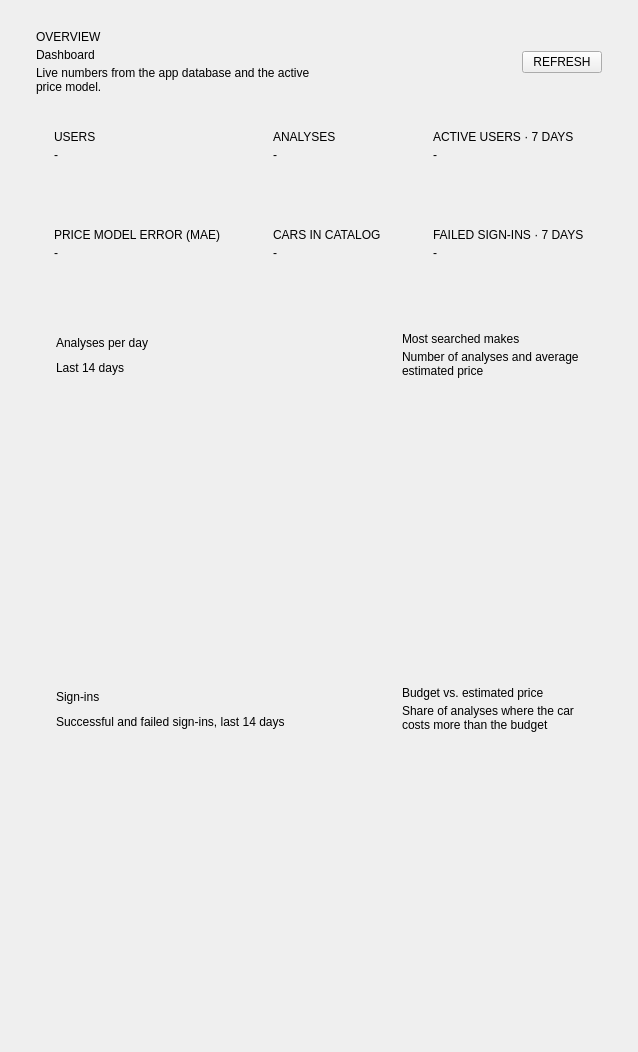
          <widget class="QWidget" name="scrollAreaDashboardContents">
           <layout class="QVBoxLayout" name="verticalLayoutDashboard">
            <property name="spacing"><number>20</number></property>
            <property name="leftMargin"><number>36</number></property>
            <property name="topMargin"><number>30</number></property>
            <property name="rightMargin"><number>36</number></property>
            <property name="bottomMargin"><number>30</number></property>
            <item>
             <layout class="QHBoxLayout" name="horizontalLayoutDashboardHeader">
              <property name="spacing"><number>10</number></property>
              <property name="leftMargin"><number>0</number></property>
              <property name="topMargin"><number>0</number></property>
              <property name="rightMargin"><number>0</number></property>
              <property name="bottomMargin"><number>0</number></property>
              <item>
               <layout class="QVBoxLayout" name="verticalLayoutDashboardHeader">
                <property name="spacing"><number>4</number></property>
                <property name="leftMargin"><number>0</number></property>
                <property name="topMargin"><number>0</number></property>
                <property name="rightMargin"><number>0</number></property>
                <property name="bottomMargin"><number>0</number></property>
                <item>
                 <widget class="QLabel" name="labelDashboardEyebrow">
                  <property name="text"><string>OVERVIEW</string></property>
                  <property name="role" stdset="0"><string>eyebrow</string></property>
                 </widget>
                </item>
                <item>
                 <widget class="QLabel" name="labelDashboardTitle">
                  <property name="text"><string>Dashboard</string></property>
                  <property name="role" stdset="0"><string>title</string></property>
                 </widget>
                </item>
                <item>
                 <widget class="QLabel" name="labelDashboardLead">
                  <property name="text"><string>Live numbers from the app database and the active price model.</string></property>
                  <property name="role" stdset="0"><string>muted</string></property>
                  <property name="wordWrap"><bool>true</bool></property>
                 </widget>
                </item>
               </layout>
              </item>
              <item>
               <spacer name="spacer14">
                <property name="orientation"><enum>Qt::Orientation::Horizontal</enum></property>
                <property name="sizeHint" stdset="0"><size><width>20</width><height>20</height></size></property>
               </spacer>
              </item>
              <item>
               <widget class="QLabel" name="labelDashboardUpdated">
                <property name="text"><string></string></property>
                <property name="role" stdset="0"><string>muted</string></property>
               </widget>
              </item>
              <item>
               <widget class="QPushButton" name="pushButtonDashboardRefresh">
                <property name="text"><string>REFRESH</string></property>
                <property name="variant" stdset="0"><string>ghost</string></property>
                <property name="cursor"><cursorShape>PointingHandCursor</cursorShape></property>
                <property name="size" stdset="0"><string>small</string></property>
               </widget>
              </item>
             </layout>
            </item>
            <item>
             <layout class="QGridLayout" name="gridLayoutKpis">
              <property name="spacing"><number>16</number></property>
              <property name="leftMargin"><number>0</number></property>
              <property name="topMargin"><number>0</number></property>
              <property name="rightMargin"><number>0</number></property>
              <property name="bottomMargin"><number>0</number></property>
              <item row="0" column="0">
               <widget class="QFrame" name="frameKpi1">
                <property name="kpi" stdset="0"><string>true</string></property>
                <property name="accent" stdset="0"><string>true</string></property>
                <layout class="QVBoxLayout" name="verticalLayoutKpi1">
                 <property name="spacing"><number>4</number></property>
                 <property name="leftMargin"><number>18</number></property>
                 <property name="topMargin"><number>16</number></property>
                 <property name="rightMargin"><number>18</number></property>
                 <property name="bottomMargin"><number>16</number></property>
                 <item>
                  <widget class="QLabel" name="labelKpi1Label">
                   <property name="text"><string>USERS</string></property>
                   <property name="role" stdset="0"><string>statLabel</string></property>
                  </widget>
                 </item>
                 <item>
                  <widget class="QLabel" name="labelKpi1Value">
                   <property name="text"><string>-</string></property>
                   <property name="role" stdset="0"><string>statValue</string></property>
                  </widget>
                 </item>
                 <item>
                  <widget class="QLabel" name="labelKpi1Note">
                   <property name="text"><string></string></property>
                   <property name="role" stdset="0"><string>kpiNote</string></property>
                   <property name="wordWrap"><bool>true</bool></property>
                  </widget>
                 </item>
                </layout>
               </widget>
              </item>
              <item row="0" column="1">
               <widget class="QFrame" name="frameKpi2">
                <property name="kpi" stdset="0"><string>true</string></property>
                <property name="accent" stdset="0"><string>true</string></property>
                <layout class="QVBoxLayout" name="verticalLayoutKpi2">
                 <property name="spacing"><number>4</number></property>
                 <property name="leftMargin"><number>18</number></property>
                 <property name="topMargin"><number>16</number></property>
                 <property name="rightMargin"><number>18</number></property>
                 <property name="bottomMargin"><number>16</number></property>
                 <item>
                  <widget class="QLabel" name="labelKpi2Label">
                   <property name="text"><string>ANALYSES</string></property>
                   <property name="role" stdset="0"><string>statLabel</string></property>
                  </widget>
                 </item>
                 <item>
                  <widget class="QLabel" name="labelKpi2Value">
                   <property name="text"><string>-</string></property>
                   <property name="role" stdset="0"><string>statValue</string></property>
                  </widget>
                 </item>
                 <item>
                  <widget class="QLabel" name="labelKpi2Note">
                   <property name="text"><string></string></property>
                   <property name="role" stdset="0"><string>kpiNote</string></property>
                   <property name="wordWrap"><bool>true</bool></property>
                  </widget>
                 </item>
                </layout>
               </widget>
              </item>
              <item row="0" column="2">
               <widget class="QFrame" name="frameKpi3">
                <property name="kpi" stdset="0"><string>true</string></property>
                <layout class="QVBoxLayout" name="verticalLayoutKpi3">
                 <property name="spacing"><number>4</number></property>
                 <property name="leftMargin"><number>18</number></property>
                 <property name="topMargin"><number>16</number></property>
                 <property name="rightMargin"><number>18</number></property>
                 <property name="bottomMargin"><number>16</number></property>
                 <item>
                  <widget class="QLabel" name="labelKpi3Label">
                   <property name="text"><string>ACTIVE USERS · 7 DAYS</string></property>
                   <property name="role" stdset="0"><string>statLabel</string></property>
                  </widget>
                 </item>
                 <item>
                  <widget class="QLabel" name="labelKpi3Value">
                   <property name="text"><string>-</string></property>
                   <property name="role" stdset="0"><string>statValue</string></property>
                  </widget>
                 </item>
                 <item>
                  <widget class="QLabel" name="labelKpi3Note">
                   <property name="text"><string></string></property>
                   <property name="role" stdset="0"><string>kpiNote</string></property>
                   <property name="wordWrap"><bool>true</bool></property>
                  </widget>
                 </item>
                </layout>
               </widget>
              </item>
              <item row="1" column="0">
               <widget class="QFrame" name="frameKpi4">
                <property name="kpi" stdset="0"><string>true</string></property>
                <layout class="QVBoxLayout" name="verticalLayoutKpi4">
                 <property name="spacing"><number>4</number></property>
                 <property name="leftMargin"><number>18</number></property>
                 <property name="topMargin"><number>16</number></property>
                 <property name="rightMargin"><number>18</number></property>
                 <property name="bottomMargin"><number>16</number></property>
                 <item>
                  <widget class="QLabel" name="labelKpi4Label">
                   <property name="text"><string>PRICE MODEL ERROR (MAE)</string></property>
                   <property name="role" stdset="0"><string>statLabel</string></property>
                  </widget>
                 </item>
                 <item>
                  <widget class="QLabel" name="labelKpi4Value">
                   <property name="text"><string>-</string></property>
                   <property name="role" stdset="0"><string>statValue</string></property>
                  </widget>
                 </item>
                 <item>
                  <widget class="QLabel" name="labelKpi4Note">
                   <property name="text"><string></string></property>
                   <property name="role" stdset="0"><string>kpiNote</string></property>
                   <property name="wordWrap"><bool>true</bool></property>
                  </widget>
                 </item>
                </layout>
               </widget>
              </item>
              <item row="1" column="1">
               <widget class="QFrame" name="frameKpi5">
                <property name="kpi" stdset="0"><string>true</string></property>
                <layout class="QVBoxLayout" name="verticalLayoutKpi5">
                 <property name="spacing"><number>4</number></property>
                 <property name="leftMargin"><number>18</number></property>
                 <property name="topMargin"><number>16</number></property>
                 <property name="rightMargin"><number>18</number></property>
                 <property name="bottomMargin"><number>16</number></property>
                 <item>
                  <widget class="QLabel" name="labelKpi5Label">
                   <property name="text"><string>CARS IN CATALOG</string></property>
                   <property name="role" stdset="0"><string>statLabel</string></property>
                  </widget>
                 </item>
                 <item>
                  <widget class="QLabel" name="labelKpi5Value">
                   <property name="text"><string>-</string></property>
                   <property name="role" stdset="0"><string>statValue</string></property>
                  </widget>
                 </item>
                 <item>
                  <widget class="QLabel" name="labelKpi5Note">
                   <property name="text"><string></string></property>
                   <property name="role" stdset="0"><string>kpiNote</string></property>
                   <property name="wordWrap"><bool>true</bool></property>
                  </widget>
                 </item>
                </layout>
               </widget>
              </item>
              <item row="1" column="2">
               <widget class="QFrame" name="frameKpi6">
                <property name="kpi" stdset="0"><string>true</string></property>
                <layout class="QVBoxLayout" name="verticalLayoutKpi6">
                 <property name="spacing"><number>4</number></property>
                 <property name="leftMargin"><number>18</number></property>
                 <property name="topMargin"><number>16</number></property>
                 <property name="rightMargin"><number>18</number></property>
                 <property name="bottomMargin"><number>16</number></property>
                 <item>
                  <widget class="QLabel" name="labelKpi6Label">
                   <property name="text"><string>FAILED SIGN-INS · 7 DAYS</string></property>
                   <property name="role" stdset="0"><string>statLabel</string></property>
                  </widget>
                 </item>
                 <item>
                  <widget class="QLabel" name="labelKpi6Value">
                   <property name="text"><string>-</string></property>
                   <property name="role" stdset="0"><string>statValue</string></property>
                  </widget>
                 </item>
                 <item>
                  <widget class="QLabel" name="labelKpi6Note">
                   <property name="text"><string></string></property>
                   <property name="role" stdset="0"><string>kpiNote</string></property>
                   <property name="wordWrap"><bool>true</bool></property>
                  </widget>
                 </item>
                </layout>
               </widget>
              </item>
             </layout>
            </item>
            <item>
             <layout class="QHBoxLayout" name="horizontalLayoutDashCharts1" stretch="3,2">
              <property name="spacing"><number>16</number></property>
              <property name="leftMargin"><number>0</number></property>
              <property name="topMargin"><number>0</number></property>
              <property name="rightMargin"><number>0</number></property>
              <property name="bottomMargin"><number>0</number></property>
              <item>
               <widget class="QFrame" name="frameChartSearches">
                <property name="card" stdset="0"><string>true</string></property>
                <layout class="QVBoxLayout" name="verticalLayoutChartSearches">
                 <property name="spacing"><number>4</number></property>
                 <property name="leftMargin"><number>20</number></property>
                 <property name="topMargin"><number>18</number></property>
                 <property name="rightMargin"><number>20</number></property>
                 <property name="bottomMargin"><number>16</number></property>
                 <item>
                  <widget class="QLabel" name="labelChartSearchesTitle">
                   <property name="text"><string>Analyses per day</string></property>
                   <property name="role" stdset="0"><string>cardTitle</string></property>
                  </widget>
                 </item>
                 <item>
                  <widget class="QLabel" name="labelChartSearchesNote">
                   <property name="text"><string>Last 14 days</string></property>
                   <property name="role" stdset="0"><string>muted</string></property>
                   <property name="wordWrap"><bool>true</bool></property>
                  </widget>
                 </item>
                 <item>
                  <widget class="QWidget" name="widgetChartSearchesPlot">
                   <property name="minimumSize"><size><width>0</width><height>250</height></size></property>
                   <layout class="QVBoxLayout" name="verticalLayoutChartSearchesPlot">
                    <property name="spacing"><number>0</number></property>
                    <property name="leftMargin"><number>0</number></property>
                    <property name="topMargin"><number>0</number></property>
                    <property name="rightMargin"><number>0</number></property>
                    <property name="bottomMargin"><number>0</number></property>
                   </layout>
                  </widget>
                 </item>
                </layout>
               </widget>
              </item>
              <item>
               <widget class="QFrame" name="frameChartMakes">
                <property name="card" stdset="0"><string>true</string></property>
                <layout class="QVBoxLayout" name="verticalLayoutChartMakes">
                 <property name="spacing"><number>4</number></property>
                 <property name="leftMargin"><number>20</number></property>
                 <property name="topMargin"><number>18</number></property>
                 <property name="rightMargin"><number>20</number></property>
                 <property name="bottomMargin"><number>16</number></property>
                 <item>
                  <widget class="QLabel" name="labelChartMakesTitle">
                   <property name="text"><string>Most searched makes</string></property>
                   <property name="role" stdset="0"><string>cardTitle</string></property>
                  </widget>
                 </item>
                 <item>
                  <widget class="QLabel" name="labelChartMakesNote">
                   <property name="text"><string>Number of analyses and average estimated price</string></property>
                   <property name="role" stdset="0"><string>muted</string></property>
                   <property name="wordWrap"><bool>true</bool></property>
                  </widget>
                 </item>
                 <item>
                  <widget class="QWidget" name="widgetChartMakesPlot">
                   <property name="minimumSize"><size><width>0</width><height>250</height></size></property>
                   <layout class="QVBoxLayout" name="verticalLayoutChartMakesPlot">
                    <property name="spacing"><number>0</number></property>
                    <property name="leftMargin"><number>0</number></property>
                    <property name="topMargin"><number>0</number></property>
                    <property name="rightMargin"><number>0</number></property>
                    <property name="bottomMargin"><number>0</number></property>
                   </layout>
                  </widget>
                 </item>
                </layout>
               </widget>
              </item>
             </layout>
            </item>
            <item>
             <layout class="QHBoxLayout" name="horizontalLayoutDashCharts2" stretch="3,2">
              <property name="spacing"><number>16</number></property>
              <property name="leftMargin"><number>0</number></property>
              <property name="topMargin"><number>0</number></property>
              <property name="rightMargin"><number>0</number></property>
              <property name="bottomMargin"><number>0</number></property>
              <item>
               <widget class="QFrame" name="frameChartLogins">
                <property name="card" stdset="0"><string>true</string></property>
                <layout class="QVBoxLayout" name="verticalLayoutChartLogins">
                 <property name="spacing"><number>4</number></property>
                 <property name="leftMargin"><number>20</number></property>
                 <property name="topMargin"><number>18</number></property>
                 <property name="rightMargin"><number>20</number></property>
                 <property name="bottomMargin"><number>16</number></property>
                 <item>
                  <widget class="QLabel" name="labelChartLoginsTitle">
                   <property name="text"><string>Sign-ins</string></property>
                   <property name="role" stdset="0"><string>cardTitle</string></property>
                  </widget>
                 </item>
                 <item>
                  <widget class="QLabel" name="labelChartLoginsNote">
                   <property name="text"><string>Successful and failed sign-ins, last 14 days</string></property>
                   <property name="role" stdset="0"><string>muted</string></property>
                   <property name="wordWrap"><bool>true</bool></property>
                  </widget>
                 </item>
                 <item>
                  <widget class="QWidget" name="widgetChartLoginsPlot">
                   <property name="minimumSize"><size><width>0</width><height>250</height></size></property>
                   <layout class="QVBoxLayout" name="verticalLayoutChartLoginsPlot">
                    <property name="spacing"><number>0</number></property>
                    <property name="leftMargin"><number>0</number></property>
                    <property name="topMargin"><number>0</number></property>
                    <property name="rightMargin"><number>0</number></property>
                    <property name="bottomMargin"><number>0</number></property>
                   </layout>
                  </widget>
                 </item>
                </layout>
               </widget>
              </item>
              <item>
               <widget class="QFrame" name="frameChartBudget">
                <property name="card" stdset="0"><string>true</string></property>
                <layout class="QVBoxLayout" name="verticalLayoutChartBudget">
                 <property name="spacing"><number>4</number></property>
                 <property name="leftMargin"><number>20</number></property>
                 <property name="topMargin"><number>18</number></property>
                 <property name="rightMargin"><number>20</number></property>
                 <property name="bottomMargin"><number>16</number></property>
                 <item>
                  <widget class="QLabel" name="labelChartBudgetTitle">
                   <property name="text"><string>Budget vs. estimated price</string></property>
                   <property name="role" stdset="0"><string>cardTitle</string></property>
                  </widget>
                 </item>
                 <item>
                  <widget class="QLabel" name="labelChartBudgetNote">
                   <property name="text"><string>Share of analyses where the car costs more than the budget</string></property>
                   <property name="role" stdset="0"><string>muted</string></property>
                   <property name="wordWrap"><bool>true</bool></property>
                  </widget>
                 </item>
                 <item>
                  <widget class="QWidget" name="widgetChartBudgetPlot">
                   <property name="minimumSize"><size><width>0</width><height>250</height></size></property>
                   <layout class="QVBoxLayout" name="verticalLayoutChartBudgetPlot">
                    <property name="spacing"><number>0</number></property>
                    <property name="leftMargin"><number>0</number></property>
                    <property name="topMargin"><number>0</number></property>
                    <property name="rightMargin"><number>0</number></property>
                    <property name="bottomMargin"><number>0</number></property>
                   </layout>
                  </widget>
                 </item>
                </layout>
               </widget>
              </item>
             </layout>
            </item>
            <item>
             <spacer name="spacer15">
              <property name="orientation"><enum>Qt::Orientation::Vertical</enum></property>
              <property name="sizeHint" stdset="0"><size><width>20</width><height>20</height></size></property>
             </spacer>
            </item>
           </layout>
          </widget>
